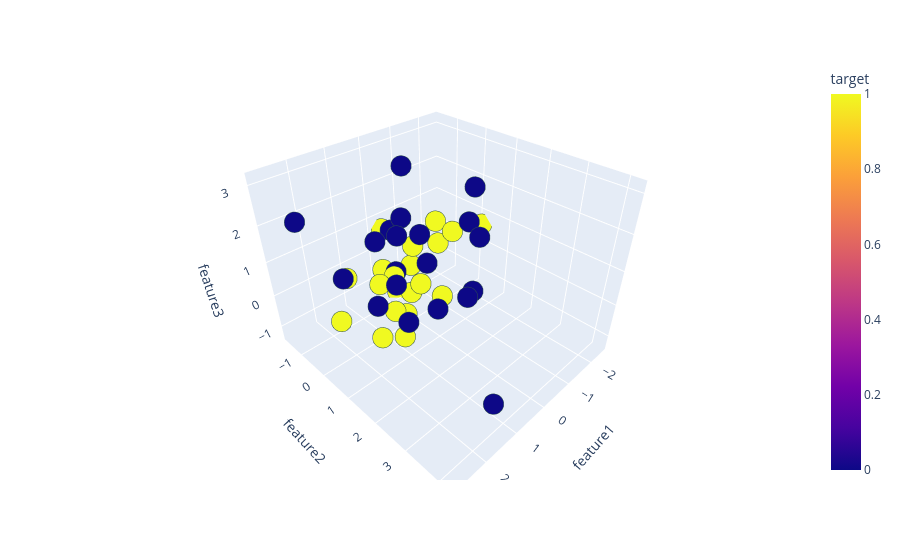

Notebook source saved alongside this figure:
### Code cell
import plotly.express as px

#y-train-trf  = y-train.astype(str)

fig = px.scatter_3d(df,x="feature1",y="feature2",z="feature3",color="target")

fig.update_traces(marker = dict(size=12,
                                line = dict( width=2,
                                             color ='DarkSlateGrey')),
                  selector = dict(mode='markers'))
fig.show()

### Figure 1 — Plotly figure (JSON) as saved in the notebook; plotly's stock layout.template omitted (floating-point values rounded to 4 significant figures)
{"data": [{"hovertemplate": "feature1=%{x}<br>feature2=%{y}<br>feature3=%{z}<br>target=%{marker.color}<extra></extra>", "legendgroup": "", "marker": {"color": [1, 0, 1, 1, 1, 0, 0, 1, 0, 0, 0, 1, 1, 1, 0, 0, 1, 1, 1, 0, 0, 0, 0, 1, 0, 0, 0, 0, 1, 1, 0, 0, 0, 1, 1, 1, 1, 1, 0, 1], "coloraxis": "coloraxis", "symbol": "circle", "line": {"color": "DarkSlateGrey", "width": 2}, "size": 12}, "mode": "markers", "name": "", "scene": "scene", "showlegend": false, "x": [-0.3675, 0.1771, 0.4206, 1.968, -2.506, 1.425, 2.224, 0.3223, -0.7233, 2.823, -1.39, -0.3316, 0.667, -1.01, 0.3849, 1.677, 0.2411, -0.04544, -0.9926, 1.438, 0.2907, 0.7319, -1.028, -0.4208, -0.7643, 2.011, 0.8989, 1.01, 0.9486, 1.415, 1.251, 0.2046, 0.7489, 1.045, -1.838, 0.1901, -0.02254, 1.267, 1.234, 1.772], "y": [-1.137, -0.5981, 0.4116, -0.5478, 0.147, 1.441, 0.2304, 0.06034, 1.461, -0.3329, 0.6667, -1.632, 0.02581, 0.4417, 1.324, 4.188, -0.9525, 1.041, -0.1613, 1.1, 0.867, 0.5174, 1.131, -0.552, 1.567, 1.921, 0.436, 1.438, 0.7017, 0.4577, 0.1864, -0.01154, 2.593, 0.5382, -0.9388, 0.5121, 0.01342, 0.1736, 0.05278, -0.3475], "z": [-1.322, 1.227, -0.07132, -0.6794, 0.6062, 0.1826, 1.192, -1.043, -0.08537, 2.637, 1.344, 0.6191, -0.7776, 1.129, -0.1032, -0.08056, -0.1363, -0.09403, 1.192, 1.065, 0.9826, 2.245, 2.603, -0.1211, 1.549, 2.933, 0.821, 2.328, -1.051, 0.7289, 1.704, 3.151, 1.171, 0.8121, -0.2018, 0.1315, 0.9359, -1.223, -0.2616, 0.6701], "type": "scatter3d"}], "layout": {"scene": {"domain": {"x": [0.0, 1.0], "y": [0.0, 1.0]}, "xaxis": {"title": {"text": "feature1"}}, "yaxis": {"title": {"text": "feature2"}}, "zaxis": {"title": {"text": "feature3"}}}, "coloraxis": {"colorbar": {"title": {"text": "target"}}, "colorscale": [[0.0, "#0d0887"], [0.1111, "#46039f"], [0.2222, "#7201a8"], [0.3333, "#9c179e"], [0.4444, "#bd3786"], [0.5556, "#d8576b"], [0.6667, "#ed7953"], [0.7778, "#fb9f3a"], [0.8889, "#fdca26"], [1.0, "#f0f921"]]}, "legend": {"tracegroupgap": 0}, "margin": {"t": 60}}}
